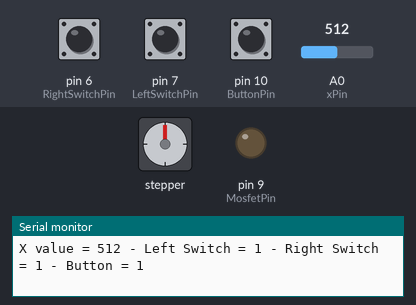
A sketch run on a simulated Arduino Uno, built with avr-gcc and run on an emulated ATmega328P. On the bench: stepper motor, output pins drawn as LEDs (lit = HIGH), the last lines printed to the serial monitor. Wiring (inferred from the names in the program): stepper motor driver (200 steps per turn assumed): step pin 3; direction pin 2. The inputs (shaded band) are chosen by the test bench; at power-on: A0 (xPin) = 512, pin 6 (RightSwitchPin) HIGH, pin 10 (ButtonPin) HIGH, pin 7 (LeftSwitchPin) HIGH. Pins used as bus, display or sensor lines are not drawn.

Above: at 1.2 s.
1.3 s: A0 (xPin) set to 457
4.3 s: A0 (xPin) set to 440
At 4.72 s:
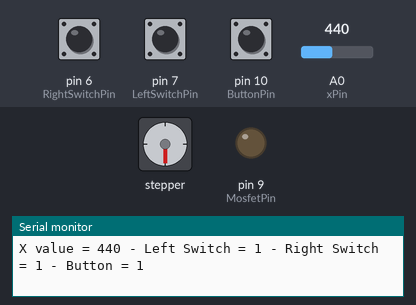
7.3 s: pin 6 (RightSwitchPin) pulled LOW for 1 s
11.3 s: pin 6 (RightSwitchPin) pulled LOW for 0.15 s
14.4 s: pin 10 (ButtonPin) pulled LOW for 0.15 s
At 14.8 s:
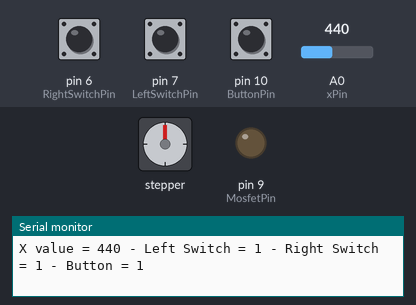
17.5 s: pin 10 (ButtonPin) pulled LOW for 1 s
At 18.37 s:
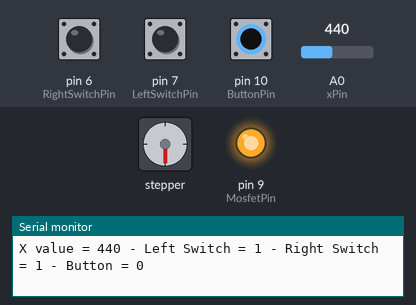
Timing chart, 0 to 69.0 s (numbered marks = the images above; inputs shaded):
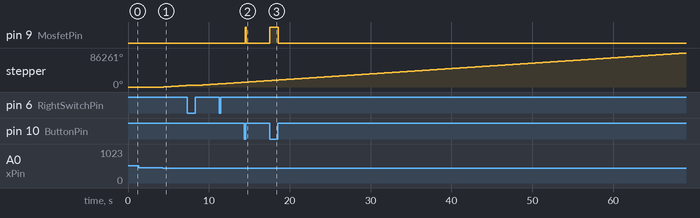

The sketch:

GOALKEEPER_FINAL_CODE.ino
```cpp
const int dirPin = 2;
const int stepPin = 3;

int xPin = A0;
int xVal;

int ButtonPin = 10;
int ButtonState = 0;

int MosfetPin = 9;
int LeftSwitchPin = 7;
int RightSwitchPin = 6;

int LeftSwitchState = 0;
int RightSwitchState = 0;
int dt = 50;

int stepsPerRevolution = 200;
int stepDelay = 2;


void setup() {
  pinMode(dirPin, OUTPUT);
  pinMode(stepPin, OUTPUT);
  pinMode(xPin, INPUT);

  pinMode(ButtonPin, INPUT_PULLUP);     // Botón con resistencia interna pull-up
  pinMode(MosfetPin, OUTPUT);           // Salida para el MOSFET que controla el solenoide

  pinMode(LeftSwitchPin, INPUT_PULLUP);
  pinMode(RightSwitchPin, INPUT_PULLUP);

  digitalWrite(MosfetPin, LOW);         // Asegura que el solenoide esté apagado al inicio

  Serial.begin(9600);
}

void loop() {

  ButtonState = digitalRead(ButtonPin);

  //  Control del solenoide
  if (ButtonState == LOW) {             // Botón presionado (activo en LOW)
    digitalWrite(MosfetPin, HIGH);      // Activa el solenoide
  } else {
    digitalWrite(MosfetPin, LOW);       // Desactiva el solenoide
  }

  xVal = analogRead(xPin);
  LeftSwitchState = digitalRead(LeftSwitchPin);
  RightSwitchState = digitalRead(RightSwitchPin);

  // Depuración
  Serial.print("X value = ");
  Serial.print(xVal);
  Serial.print(" - Left Switch = ");
  Serial.print(LeftSwitchState);
  Serial.print(" - Right Switch = ");
  Serial.print(RightSwitchState);
  Serial.print(" - Button = ");
  Serial.println(ButtonState);

  //  Control del motor a pasos basado en el joystick
  if (RightSwitchState == HIGH && xVal < 450) {
    digitalWrite(dirPin, HIGH); // Derecha
    for (int i = 0; i < 100; i++) {
      digitalWrite(stepPin, HIGH);
      delayMicroseconds(650);
      digitalWrite(stepPin, LOW);
      delayMicroseconds(650);
    }
  }
  else if (LeftSwitchState == HIGH && xVal > 650) {
    digitalWrite(dirPin, LOW); // Izquierda
    for (int i = 0; i < 100; i++) {
      digitalWrite(stepPin, HIGH);
      delayMicroseconds(650);
      digitalWrite(stepPin, LOW);
      delayMicroseconds(650);
    }
  }
}
```

Measured:
- the behaviour switches between 450 and 449 on A0 (xPin) (found by bisection; images 0 and 1)
- after the input at 4.3 s, stepper: keeps turning clockwise at about 1362°/s, starting after 0.09 s
- after the input at 14.4 s, pin 9 (MosfetPin): LOW → HIGH after 0.07 s, → LOW 0.13 s later
- after the input at 17.5 s, pin 9 (MosfetPin): LOW → HIGH at once, → LOW 1.1 s later
